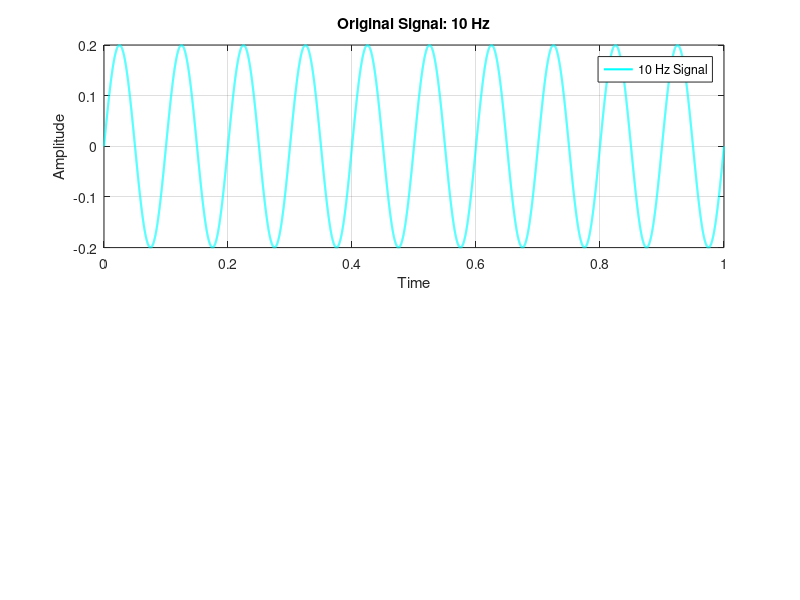
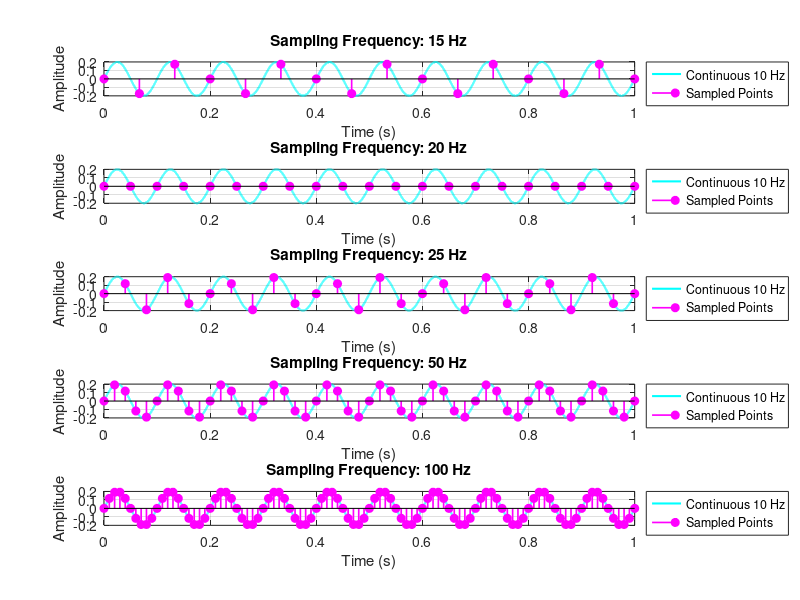

Reproduce these figures in MATLAB, in order.
clear;
close all;
clc;

%% Original signal
fs_original=48000;
signal_frequency = 10;   % Signal frequency: 10 Hz
duration = 1;              % Duration in seconds
amplitude = 0.20;          % Keep the volume low
fs_sampling_list= [15,20,25,50,100];


 t = 0:1/fs_original:duration-1/fs_original;
 
 x = amplitude * sin(2*pi*signal_frequency*t);
 %x1 = amplitude * sin(2*pi*f_sampling*t);

% %{ Listen to the original signal
% 
% disp('Original signal: 7 kHz');
% 
% % soundsc(x, fs_original);
% % pause(duration + 1);
% % 
% %  Select a new sampling frequency
% % 
% % % Change only this value
% % fs_low = 24000;
% % 
% % % The original frequency must be divisible by fs_low
% % M = fs_original / fs_low;
% % 
% % if mod(M,1) ~= 0
% %     error('Choose an fs_low value that divides 48000 exactly.');
% % end
% % 
% %  Downsample without an anti-aliasing filter
% % 
% % x_alias = x(1:M:end);
% % 
% % nyquist_frequency = fs_low / 2;
% % 
% % fprintf('New sampling frequency: %.0f Hz\n', fs_low);
% % fprintf('New Nyquist frequency: %.0f Hz\n', nyquist_frequency);
% % 
% %  Listen to the downsampled signal
% % 
% % disp('Downsampled signal');
% % 
% % soundsc(x_alias, fs_low);
% % 
% % %% Compare the frequency spectra
% % }%

figure;

subplot(2,1,1);

plot(t, x, "c", 'LineWidth',1.5);
title('Original Signal: 10 Hz');
xlabel("Time");
ylabel("Amplitude");
legend('10 Hz Signal');


grid on;


figure;

for i = 1:length(fs_sampling_list);
    fs=fs_sampling_list(i);

    t_sampled = 0:1/fs:duration;
    x_sampled = amplitude * sin(2*pi*signal_frequency*t_sampled);

    subplot(5,1,i);
    
    plot(t, x, "c", 'LineWidth',1.5);
    hold on;

    %plot(t, x1, "m", 'LineWidth',1.5);

    stem(t_sampled, x_sampled, 'm', 'filled', 'LineWidth', 1.2);

    hold off;
    title(sprintf('Sampling Frequency: %d Hz', fs));
    xlabel('Time (s)');
    ylabel('Amplitude');
    legend('Continuous 10 Hz', 'Sampled Points', 'Location', 'northeastout');
    grid on;
end
